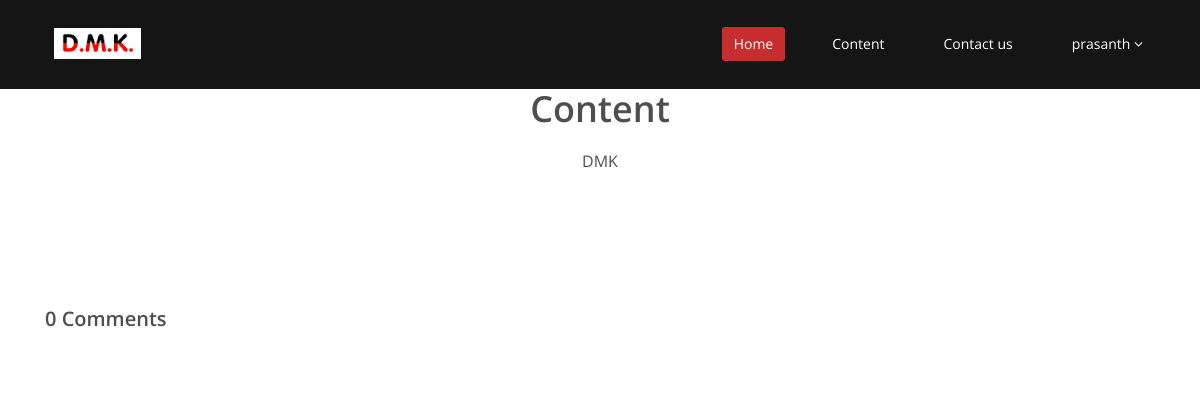
Page /content.php (signed in) on the earlier database version.
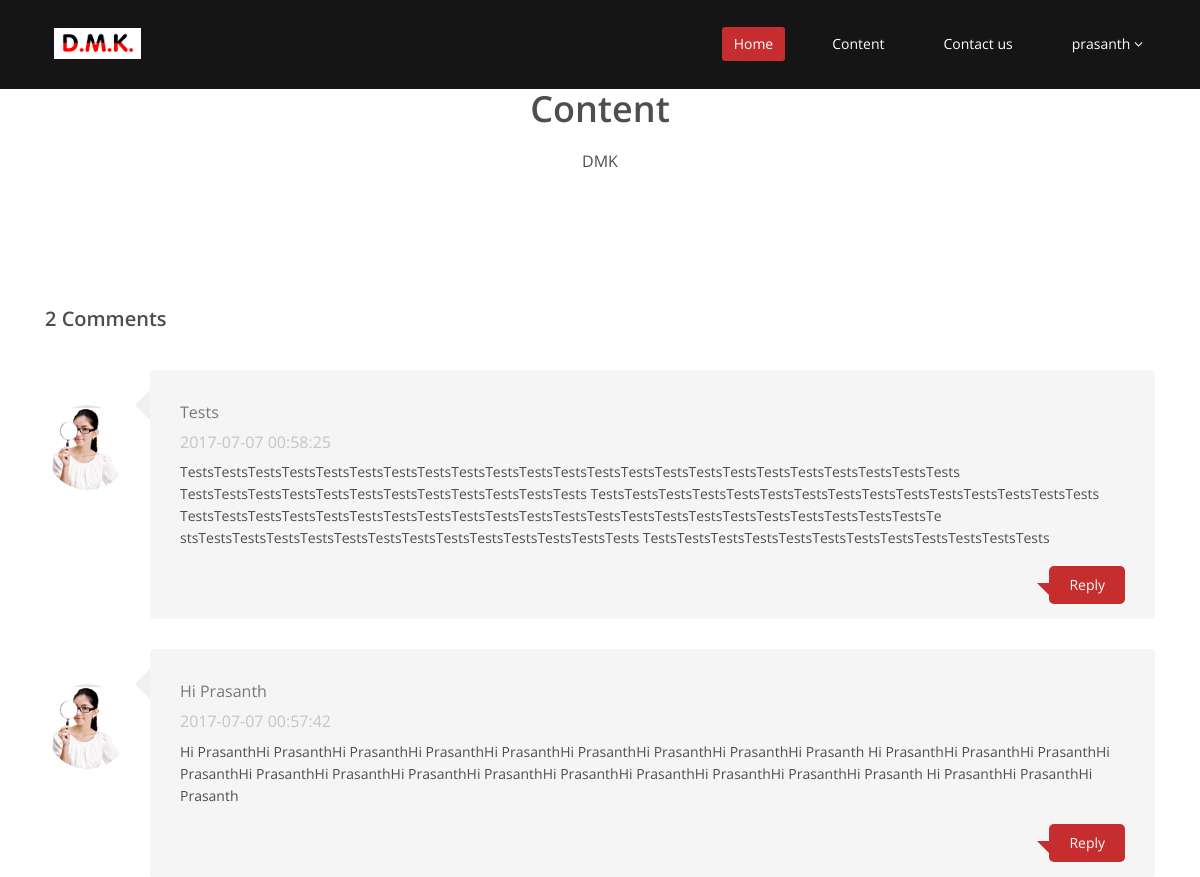
Same page on the later database version.
### tables this page shows
CREATE TABLE IF NOT EXISTS `tbl_messageContent` (
  `msgId` int(11) NOT NULL AUTO_INCREMENT,
  `messageSubject` varchar(255) DEFAULT NULL,
  `messageContent` text,
  `createdAt` datetime DEFAULT NULL,
  PRIMARY KEY (`msgId`)
);

### manage/db.php (called while the page is built, shortened)
<?php
    class Db {
        public function connect() {
		static $connection;
		if(!isset($connection)) {
		$config = parse_ini_file('config.ini');
		$connection = mysqli_connect('localhost',$config['username'],$config['password'],$config['dbname']);
		}
		return $connection;
        }
 public function selectquery($query) {
            $connection = $this -> connect();
            $result = $connection -> query($query);
            return $result;
        }
        public function select($query) {
            $resultData = array();
            $result = $this -> selectquery($query);
            while ($row = $result -> fetch_assoc()) {
                $resultData[] = $row;
            }
            return $resultData;
        }
    }
?>

### content.php (the view)
<?php include "header.php";
include "manage/db.php";
$db = new Db();
	$msgContentArray = $db -> select('SELECT k.messageSubject,k.messageContent,k.createdAt FROM tbl_mapMsgcontent j INNER JOIN tbl_messageContent k on k.msgId=j.msgId where j.memberId='.$_SESSION['userId'].' ORDER BY k.createdAt DESC');
?>
<div id="blog" class="container">
<div class="center">
<h2>Content</h2>
<p class="lead">DMK</p>
</div>
<div class="col-md-12">
<h1 id="comments_title"><?php echo count($msgContentArray); ?> Comments</h1>
<?php
for($i=0;$i<count($msgContentArray);$i++){ ?>
<div class="media comment_section">
<div class="pull-left post_comments">
<a href="#"><img src="images/blog/girl.png" class="img-circle" alt=""/></a>
</div>
<div class="media-body post_reply_comments">
<h3><?php echo $msgContentArray[$i]['messageSubject']; ?> </h3>
<h4><?php echo $msgContentArray[$i]['createdAt']; ?></h4>
<p><?php echo $msgContentArray[$i]['messageContent']; ?></p>
<a href="#">Reply</a>
</div>
</div>
<?php } ?>
</div></div>

### header.php (shortened to what this page needs)
<!DOCTYPE html>
<html lang="en">
<head>
<link href="css/bootstrap.min.css" rel="stylesheet">
<link href="css/font-awesome.min.css" rel="stylesheet">
<link href="css/animate.min.css" rel="stylesheet">
<link href="css/prettyPhoto.css" rel="stylesheet">
<link href="css/main.css" rel="stylesheet">
<link href="css/responsive.css" rel="stylesheet">
</head>
<body class="homepage">
<header id="header">
<nav class="navbar navbar-inverse" role="banner">
<div class="container">
<div class="navbar-header">
<a class="navbar-brand" href="index"><img src="images/logo.png" alt="logo"></a>
</div>
<div class="collapse navbar-collapse navbar-right">
<ul class="nav navbar-nav">
<li class="active"><a href="index">Home</a></li>
<?php if($_SESSION['userId']!="") {  ?> <li><a href="content">Content</a></li> <?php  } ?>
<li><a href="#">Contact us</a></li>
<li class="dropdown">
<a href="#" class="dropdown-toggle" data-toggle="dropdown"><?php if($_SESSION['userId']!="") {  echo $_SESSION['Name']; }else{  echo "Profile"; } ?> <i class="fa fa-angle-down"></i></a>
</li>
</ul>
</div>
</div>
</nav>
</header>

### css/main.css (style rules this page uses)
body { background:#fff;font-family:'Open Sans',sans-serif;color:#4e4e4e;line-height:22px; }
h1,h2,h3,h4,h5,h6 { font-weight:600;font-family:'Open Sans',sans-serif;color:#4e4e4e; }
h1 { font-size:36px;color:#fff; }
h2 { font-size:20px; }
h3 { font-size:16px;color:#787878;font-weight:400;line-height:24px; }
h4 { font-size:16px; }
a { color:#c52d2f;-webkit-transition:color 300ms,background-color 300ms;-moz-transition:color 300ms,background-color 300ms;-o-transition:color 300ms,background-color 300ms;transition:color 300ms,background-color 300ms; }
.center h2 { font-size:36px;margin-top:0;margin-bottom:20px; }
.media>.pull-left { margin-right:20px; }
.center { text-align:center;padding-bottom:55px; }
.lead { font-size:16px;line-height:24px;font-weight:400; }
.navbar>.container .navbar-brand { margin-left:0; }
.navbar-brand { padding:0;margin:0; }
.navbar { border-radius:0;margin-bottom:0;background:#151515;padding:15px 0;padding-bottom:0; }
.navbar-nav { margin-top:12px; }
.navbar-nav>li { margin-left:35px;padding-bottom:28px; }
.navbar-inverse .navbar-nav>li>a { padding:5px 12px;margin:0;border-radius:3px;color:#fff;line-height:24px;display:inline-block; }
.navbar-inverse { border:none; }
.navbar-inverse .navbar-brand { font-size:36px;line-height:50px;color:#fff; }
.navbar-inverse .navbar-nav>.active>a,.navbar-inverse .navbar-nav>.active>a:hover,.navbar-inverse .navbar-nav>.active>a:focus,.navbar-inverse .navbar-nav>.open>a,.navbar-inverse .navbar-nav>.open>a:hover,.navbar-inverse .navbar-nav>.open>a:focus { background-color:#c52d2f;color:#fff; }
.navbar-inverse .navbar-collapse,.navbar-inverse .navbar-form { border-top:0;padding-bottom:0; }
.comment_section .media-body { display:inherit; }
#comments_title { color:#4e4e4e;font-weight:700px;font-size:20px;margin-top:60px;margin-bottom:40px; }
.comment_section { margin-top:30px;position:relative; }
.post_comments img { width:85px;height:85px;margin-top:35px; }
.post_reply_comments { background:#f5f5f5;border-radius:4px;padding:30px; }
.post_reply_comments:before { border-color:transparent #F0F0F0 transparent transparent;border-style:solid;border-width:15px;content:" ";height:0;left:75px;position:absolute;top:20px; }
.post_reply_comments h3,.post_reply_content h3 { margin-top:0; }
.post_reply_comments h4 { color:#c4c4c5;font-weight:400; }
.post_reply_comments p { padding-bottom:30px; }
.post_reply_comments a { bottom:15px;position:absolute;right:30px;background:#c52d2f;color:#fff;border-radius:5px;padding:8px 20px; }
.post_reply_comments a:before { border-color:#c52d2f transparent transparent;border-style:solid;border-width:16px;bottom:-11px;content:"";height:0;left:-12px;position:absolute;z-index:99999; }

Differences in the rows shown:
added tbl_messagecontent: messageSubject "Tests", createdAt "2017-07-07 00:58:25", messageContent "TestsTestsTestsTestsTestsTestsTestsTestsTestsTestsTestsTestsTestsTestsTestsTestsTestsTestsTestsTestsTestsTestsTests TestsTestsTestsTestsTestsTestsTestsTestsTestsTestsTestsTests TestsTestsTestsTestsTestsTestsTestsTestsTestsTestsTestsTestsTestsTestsTests TestsTestsTestsTestsTestsTestsTestsTestsTestsTestsTestsTestsTestsTestsTestsTestsTestsTestsTestsTestsTestsTestsTe stsTestsTestsTestsTestsTestsTestsTestsTestsTestsTestsTestsTestsTests TestsTestsTestsTestsTestsTestsTestsTestsTestsTestsTestsTests"
now on this page (row edited): tbl_messagecontent: messageSubject "Hi Prasanth", createdAt "2017-07-07 00:57:42", messageContent "Hi PrasanthHi PrasanthHi PrasanthHi PrasanthHi PrasanthHi PrasanthHi PrasanthHi PrasanthHi Prasanth Hi PrasanthHi PrasanthHi PrasanthHi PrasanthHi PrasanthHi PrasanthHi PrasanthHi PrasanthHi PrasanthHi PrasanthHi PrasanthHi PrasanthHi Prasanth Hi PrasanthHi PrasanthHi Prasanth"
Other differences:
count($msgContentArray): "0" → "2"
